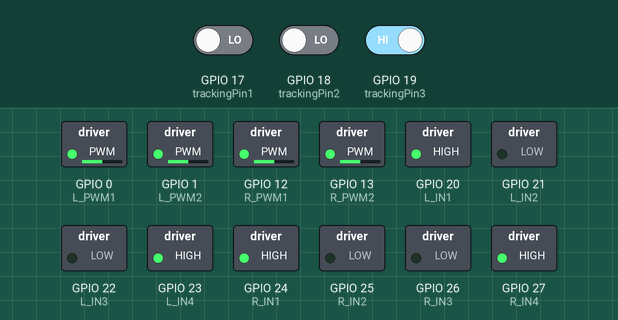
The program below on a simulated Raspberry Pi (BCM pin numbers). Parts: switched loads named in the program (green lamp = pin HIGH). The test bench sets the inputs (shaded band); at power-on: GPIO 17 (trackingPin1) LOW, GPIO 18 (trackingPin2) LOW, GPIO 19 (trackingPin3) HIGH. What the program prints to the terminal is not drawn.

Above: at 1.2 s.
1.3 s: GPIO 17 (trackingPin1) driven HIGH
At 2.3 s:
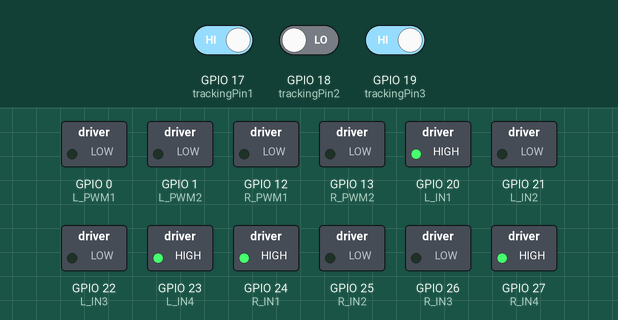
2.8 s: GPIO 18 (trackingPin2) driven HIGH
At 3.5 s:
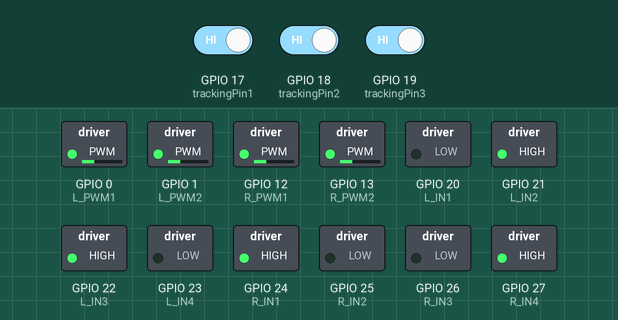
4.3 s: GPIO 18 (trackingPin2) driven LOW
At 4.6 s:
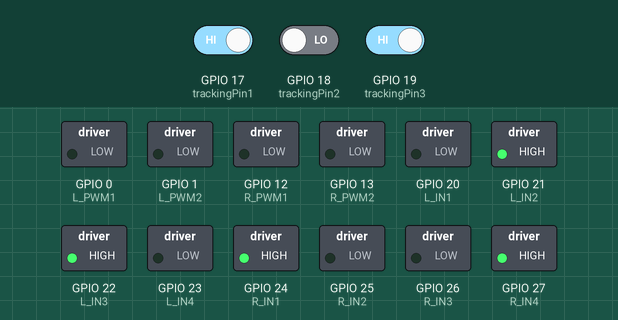
5.8 s: GPIO 19 (trackingPin3) driven LOW
At 6.9 s:
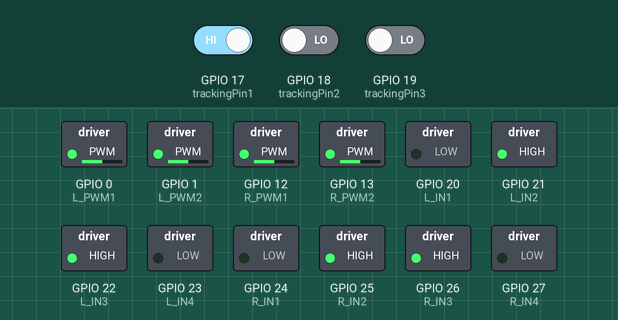
7.3 s: GPIO 17 (trackingPin1) driven LOW
At 8.1 s:
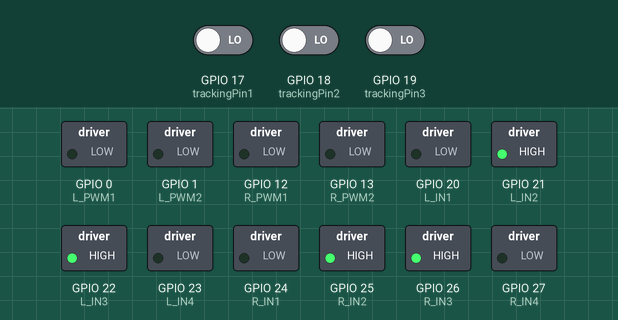
8.8 s: GPIO 19 (trackingPin3) driven HIGH
At 9.2 s:
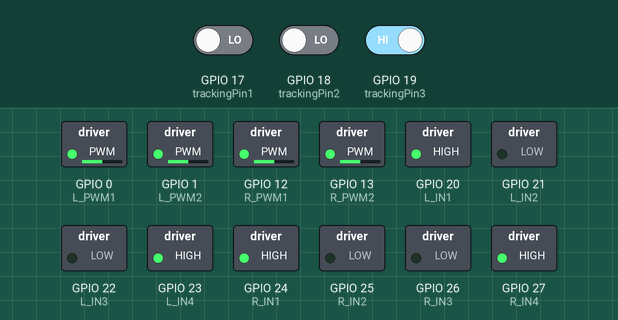
Timing chart, 0 to 11.3 s (numbered marks = the images above; inputs shaded):
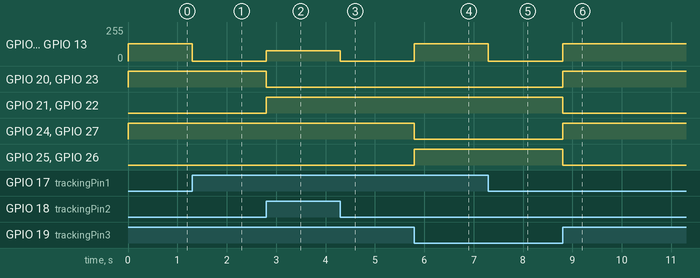

The program:

bp10_tracking_car.py
```python
import RPi.GPIO as GPIO
import time
GPIO.setwarnings(False)

# Control M2 motor
L_IN1 = 20
L_IN2 = 21
L_PWM1 = 0
# Control M1 motor
L_IN3 = 22
L_IN4 = 23
L_PWM2 = 1
# Control M3 motor
R_IN1 = 24
R_IN2 = 25
R_PWM1 = 12
# Control M4 motor
R_IN3 = 26
R_IN4 = 27
R_PWM2 = 13

#tracking pin
trackingPin1 = 17
trackingPin2 = 18
trackingPin3 = 19

GPIO.setmode(GPIO.BCM)  # use BCM numbers

GPIO.setup(trackingPin1,GPIO.IN)  # set trackingPin INPUT mode
GPIO.setup(trackingPin2,GPIO.IN)
GPIO.setup(trackingPin3,GPIO.IN)

#set the MOTOR Driver Pin OUTPUT mode
GPIO.setup(L_IN1,GPIO.OUT)
GPIO.setup(L_IN2,GPIO.OUT)
GPIO.setup(L_PWM1,GPIO.OUT)

GPIO.setup(L_IN3,GPIO.OUT)
GPIO.setup(L_IN4,GPIO.OUT)
GPIO.setup(L_PWM2,GPIO.OUT)

GPIO.setup(R_IN1,GPIO.OUT)
GPIO.setup(R_IN2,GPIO.OUT)
GPIO.setup(R_PWM1,GPIO.OUT)

GPIO.setup(R_IN3,GPIO.OUT)
GPIO.setup(R_IN4,GPIO.OUT)
GPIO.setup(R_PWM2,GPIO.OUT)


GPIO.output(L_IN1,GPIO.LOW)
GPIO.output(L_IN2,GPIO.LOW)
GPIO.output(L_IN3,GPIO.LOW)
GPIO.output(L_IN4,GPIO.LOW)

GPIO.output(R_IN1,GPIO.LOW)
GPIO.output(R_IN2,GPIO.LOW)
GPIO.output(R_IN3,GPIO.LOW)
GPIO.output(R_IN4,GPIO.LOW)


#set pwm frequence to 1000hz
pwm_R1 = GPIO.PWM(R_PWM1,100)
pwm_R2 = GPIO.PWM(R_PWM2,100)
pwm_L1 = GPIO.PWM(L_PWM1,100)
pwm_L2 = GPIO.PWM(L_PWM2,100)

#set inital duty cycle to 0
pwm_R1.start(0)
pwm_L1.start(0)
pwm_R2.start(0)
pwm_L2.start(0)
# car forward
def car_forward():
    GPIO.output(L_IN1,GPIO.LOW)
    GPIO.output(L_IN2,GPIO.HIGH)
    pwm_L1.ChangeDutyCycle(30)
    GPIO.output(L_IN3,GPIO.HIGH)
    GPIO.output(L_IN4,GPIO.LOW)
    pwm_L2.ChangeDutyCycle(30)
    GPIO.output(R_IN1,GPIO.HIGH)
    GPIO.output(R_IN2,GPIO.LOW)
    pwm_R1.ChangeDutyCycle(30)
    GPIO.output(R_IN3,GPIO.LOW)
    GPIO.output(R_IN4,GPIO.HIGH)
    pwm_R2.ChangeDutyCycle(30)
# car left
def car_left():
    GPIO.output(L_IN1,GPIO.HIGH)
    GPIO.output(L_IN2,GPIO.LOW)
    pwm_L1.ChangeDutyCycle(50)
    GPIO.output(L_IN3,GPIO.LOW)
    GPIO.output(L_IN4,GPIO.HIGH)
    pwm_L2.ChangeDutyCycle(50)
    GPIO.output(R_IN1,GPIO.HIGH)
    GPIO.output(R_IN2,GPIO.LOW)
    pwm_R1.ChangeDutyCycle(50)
    GPIO.output(R_IN3,GPIO.LOW)
    GPIO.output(R_IN4,GPIO.HIGH)
    pwm_R2.ChangeDutyCycle(50)
# car right
def car_right():
    GPIO.output(L_IN1,GPIO.LOW)
    GPIO.output(L_IN2,GPIO.HIGH)
    pwm_L1.ChangeDutyCycle(50)
    GPIO.output(L_IN3,GPIO.HIGH)
    GPIO.output(L_IN4,GPIO.LOW)
    pwm_L2.ChangeDutyCycle(50)
    GPIO.output(R_IN1,GPIO.LOW)
    GPIO.output(R_IN2,GPIO.HIGH)
    pwm_R1.ChangeDutyCycle(50)
    GPIO.output(R_IN3,GPIO.HIGH)
    GPIO.output(R_IN4,GPIO.LOW)
    pwm_R2.ChangeDutyCycle(50)
# car stop
def car_stop():
    pwm_L1.ChangeDutyCycle(0)
    pwm_L2.ChangeDutyCycle(0)
    pwm_R1.ChangeDutyCycle(0)
    pwm_R2.ChangeDutyCycle(0)

while True:
    val1 = GPIO.input(trackingPin1) # read the value
    val2 = GPIO.input(trackingPin2)
    val3 = GPIO.input(trackingPin3)

    if(val2 == 1):
        car_forward()
        print("forward")
    else:
        if((val1 == 1) and (val3 == 0)):
            car_right()
            print("right")
        elif((val1 == 0) and (val3 == 1)):
            car_left()
            print("left")
        else:
            car_stop()
            print("stop")

#stop pwm
pwm_R1.stop()
pwm_L1.stop()
pwm_R2.stop()
pwm_L2.stop()
sleep(1)

GPIO.cleanup()  #release all GPIO
```

Measured:
- after the input at 1.3 s, GPIO 0 (L_PWM1), GPIO 1 (L_PWM2), GPIO 12 (R_PWM1), GPIO 13 (R_PWM2): 128/255 → 0/255 at once
- after the input at 2.8 s, GPIO 0 (L_PWM1), GPIO 1 (L_PWM2), GPIO 12 (R_PWM1), GPIO 13 (R_PWM2): 0/255 → 77/255 at once; GPIO 20 (L_IN1), GPIO 23 (L_IN4): HIGH → LOW at once; GPIO 21 (L_IN2), GPIO 22 (L_IN3): LOW → HIGH at once
- after the input at 4.3 s, GPIO 0 (L_PWM1), GPIO 1 (L_PWM2), GPIO 12 (R_PWM1), GPIO 13 (R_PWM2): 77/255 → 0/255 at once
- after the input at 5.8 s, GPIO 0 (L_PWM1), GPIO 1 (L_PWM2), GPIO 12 (R_PWM1), GPIO 13 (R_PWM2): 0/255 → 128/255 at once; GPIO 24 (R_IN1), GPIO 27 (R_IN4): HIGH → LOW at once; GPIO 25 (R_IN2), GPIO 26 (R_IN3): LOW → HIGH at once
- after the input at 7.3 s, GPIO 0 (L_PWM1), GPIO 1 (L_PWM2), GPIO 12 (R_PWM1), GPIO 13 (R_PWM2): 128/255 → 0/255 at once
- after the input at 8.8 s, GPIO 0 (L_PWM1), GPIO 1 (L_PWM2), GPIO 12 (R_PWM1), GPIO 13 (R_PWM2): 0/255 → 128/255 at once; GPIO 20 (L_IN1), GPIO 23 (L_IN4), GPIO 24 (R_IN1), GPIO 27 (R_IN4): LOW → HIGH at once; GPIO 21 (L_IN2), GPIO 22 (L_IN3), GPIO 25 (R_IN2), GPIO 26 (R_IN3): HIGH → LOW at once
